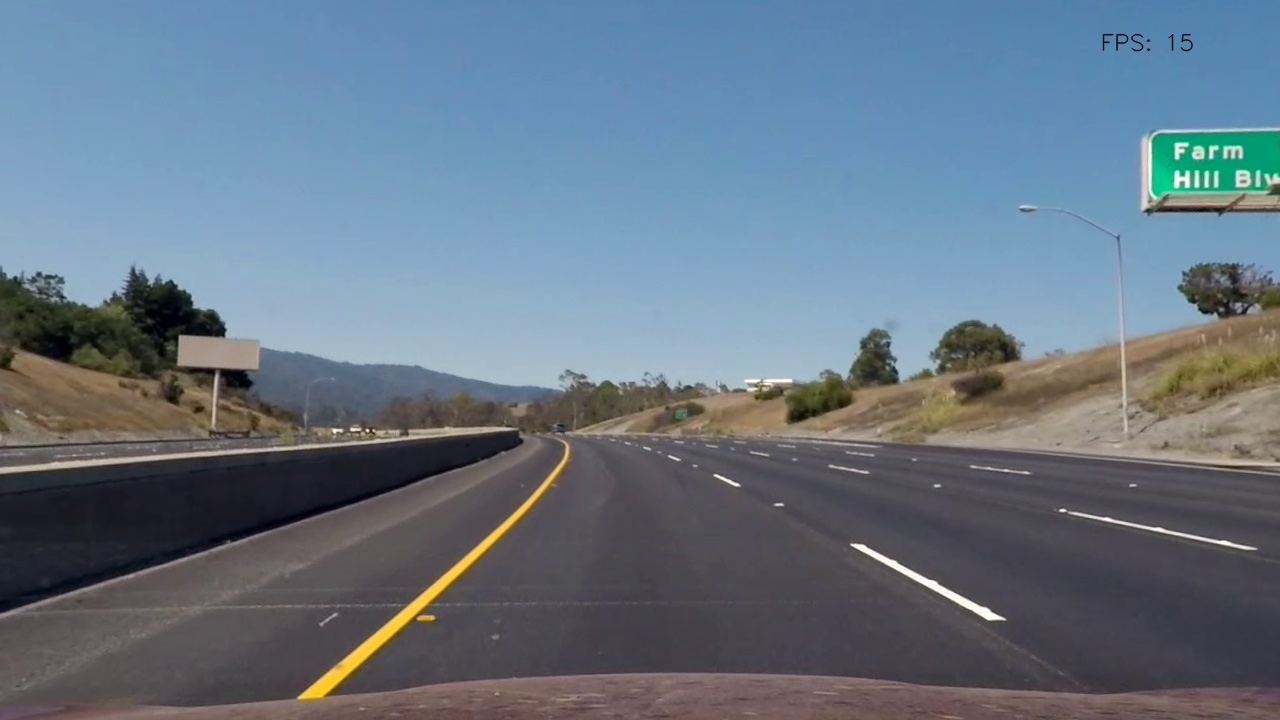
#> input picture assets/processes/source_frame.jpg, 1280 x 720 px, given in place of project_video.mp4, which was not available
$ python color_edge_thresh.py   (older library calls are emulated)
#> lines starting #> are read from the running program, lines starting #| are printed output that depends on the picture; after the words box and inside, x2 and y2 are one past the last pixel; in counts of white or black regions, pixels touching at a corner belong together; pictures that were not available may be replaced by others from this repository, and a replacement may not be noted
### src/LaneDetector/detection_utils.py
import cv2
import numpy as np
from time import time
from decimal import Decimal
import pickle
import os


def timeIt(func):
    # [6 lines left out: function wrapper, not called in this run]
    return wrapper


# [29 lines left out: functions updatePoints, drawRoIPoly, not called in this run]


# @timeIt
def getSatThreshMask(hlsImg, minThresh, maxThresh=255):
    """
    Creates a binary mask of the lane for the saturation channel (color thresholding)

    @param hlsImg: HLS image formate np.ndarray
    @param minThresh: the minimum theshold anything below is black
    @param maxThresh: the maximum theshold anything above is white
    """
    sChannel = hlsImg[:, :, 2]
    satMask = np.zeros_like(sChannel)
    satMask[(sChannel >= minThresh) & (sChannel <= maxThresh)] = 255
    return satMask


# @timeIt
def getGRThreshMask(bgrImg, minThresh, maxThresh=255):
    """
    Creates a binary mask of the lane for the green and the red channel

    @param bgrImg: (np.ndarray) BGR image
    @param minThresh: the minimum theshold anything below is black
    @param maxThresh: the maximum theshold anything above is white
    """
    g, r = bgrImg[:, :, 1], bgrImg[:, :, 2]
    grMask = np.zeros_like(r)
    grMask[((r >= minThresh) & (r <= maxThresh)) & (
        (g >= 1.125*minThresh) & (g <= maxThresh))] = 255
    return grMask


# @timeIt
def getHueThreshMask(hlsImg, minThresh, maxThresh=255):
    """
    Creates a binary mask of the lane for the hue channel (color thresholding)

    @param hlsImg: HLS image formate np.ndarray
    @param minThresh: the minimum theshold anything below is black
    @param maxThresh: the maximum theshold anything above is white
    """
    hChannel = hlsImg[:, :, 0]
    hueMask = np.zeros_like(hChannel)
    hueMask[(hChannel <= minThresh) & (hChannel >= 0)] = 255
    return hueMask


# @timeIt
def getSobelGrads(grayImg, axis="xy", K=9):
    """
    Creates a binary mask of the absolute edges Sobel gradients from a grayscale image

    @param grayImg: Gray image formate np.ndarray
    @param axis: the axis to extract gradients over
    @param K: Sobel kernel size
    """
    if axis == "x":
        xGrads = cv2.Sobel(grayImg, cv2.CV_64F, 1, 0, ksize=K)
        absXSobel = np.absolute(xGrads)
        return absXSobel
    elif axis == "y":
        yGrads = cv2.Sobel(grayImg, cv2.CV_64F, 0, 1, ksize=K)
        absYSobel = np.absolute(yGrads)
        return absYSobel
    elif axis == "xy":
        xGrads = cv2.Sobel(grayImg, cv2.CV_64F, 1, 0, ksize=K)
        yGrads = cv2.Sobel(grayImg, cv2.CV_64F, 0, 1, ksize=K)
        absXSobel = np.absolute(xGrads)
        absYSobel = np.absolute(yGrads)
        return absXSobel, absYSobel


# @timeIt
def getSobelMag(absGrads, minThresh, maxThresh):
    """"
    Applies gradient magnitude for the absGrads and returns binary edges mask

    @param absGrads: np.ndarray of the absolute gradients binary mask
    @param minThresh: the minimum theshold anything below is black
    @param maxThresh: the maximum theshold anything above is white
    """
    if isinstance(absGrads, (list, tuple, np.ndarray)) and len(absGrads) == 2:
        absXSobel, absYSobel = absGrads
        sobelMag = np.sqrt(np.square(absXSobel) + np.square(absYSobel))
        sobelMag = np.uint8(sobelMag * 255 / np.max(sobelMag))
        edgesMask = np.zeros_like(sobelMag)
        edgesMask[(sobelMag > minThresh) & (sobelMag < maxThresh)] = 255
        return edgesMask
    else:
        sobelMag = np.sqrt(np.square(absGrads[-1]))
        sobelMag = np.uint8(sobelMag * 255 / np.max(sobelMag))
        edgesMask = np.zeros_like(sobelMag)
        edgesMask[(sobelMag > minThresh) & (sobelMag < maxThresh)] = 255
        return edgesMask


# @timeIt
# [356 lines left out: functions getSobelDir, getLaneMask, getinitialCenters, fitLaneLines, getLanePoints, predictLaneLines and 11 more, not called in this run]

### src/LaneDetector/color_edge_thresh.py
import cv2
import pickle
import numpy as np
from glob import glob
import matplotlib.pyplot as plt
from detection_utils import getSatThreshMask, getGRThreshMask
from detection_utils import getHueThreshMask, getSobelGrads, getSobelMag


path = "./driving_datasets/"
videoPath = path + "project_video.mp4"

cap = cv2.VideoCapture(videoPath)
fps = int(cap.get(cv2.CAP_PROP_FPS))
width = int(cap.get(cv2.CAP_PROP_FRAME_WIDTH))
height = int(cap.get(cv2.CAP_PROP_FRAME_HEIGHT))

i = 0
key = None
points = []
while cap.isOpened() and key != ord('q'):
    key = cv2.waitKey(10)
#> (key q is pressed here)
    ret, img = cap.read()    # reads bgr frame
#> img is the input picture: shape (720, 1280, 3); mean B, G, R 132.1, 117.5, 102.5
    img = cv2.medianBlur(img, 5)
    hlsImg = cv2.cvtColor(img, cv2.COLOR_BGR2HLS)
#> hlsImg: shape (720, 1280, 3); mean of channels 0, 1, 2 94.3, 117.2, 58.2
    if ret:
        xGrads = getSobelGrads(img, "x", K=5)
        magMask = getSobelMag([xGrads], 33, 200)
        satMask = getSatThreshMask(hlsImg, 110)
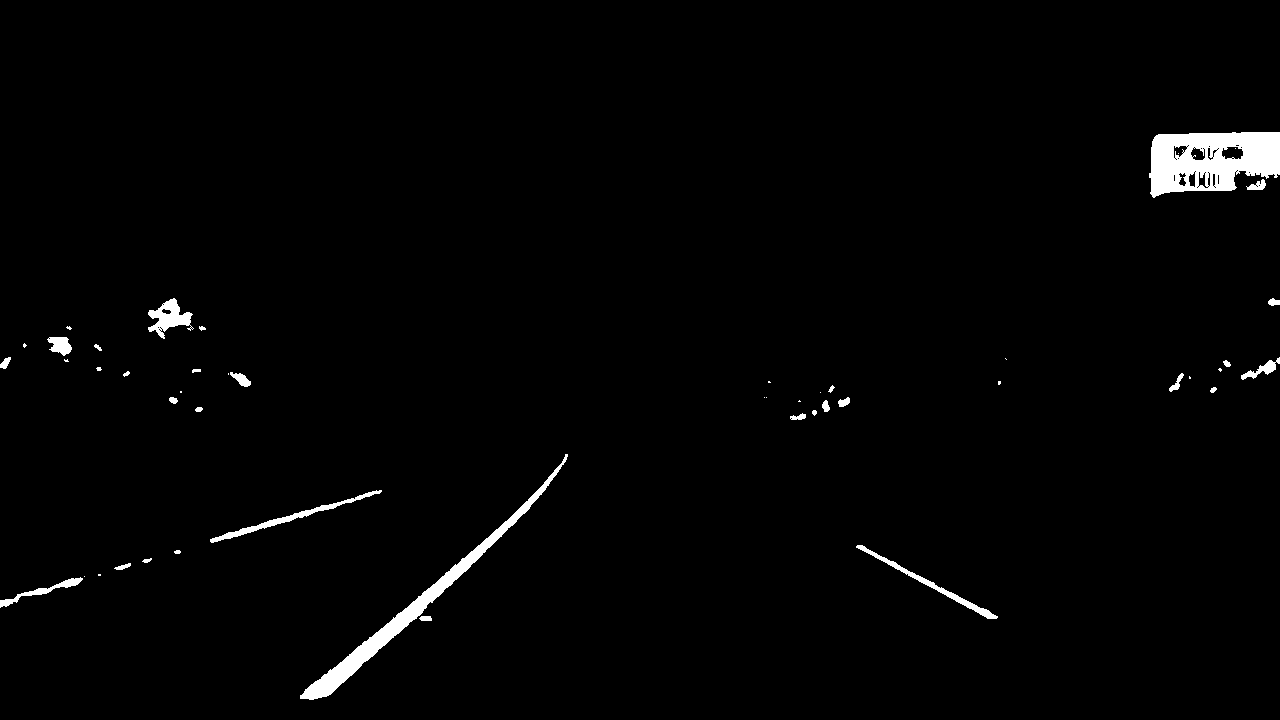
#> satMask: shape (720, 1280); 1.6% white; 49 white regions (19 under 20 px), largest, box (x1, y1, x2, y2) and area: (1149, 132, 1280, 198) 6107, (300, 454, 568, 700) 4151, (210, 490, 382, 543) 875
        grMask = getGRThreshMask(img, 200)
#> in getGRThreshMask, `g, r = bgrImg[:, :, 1], bgrImg[:, :, 2]`:
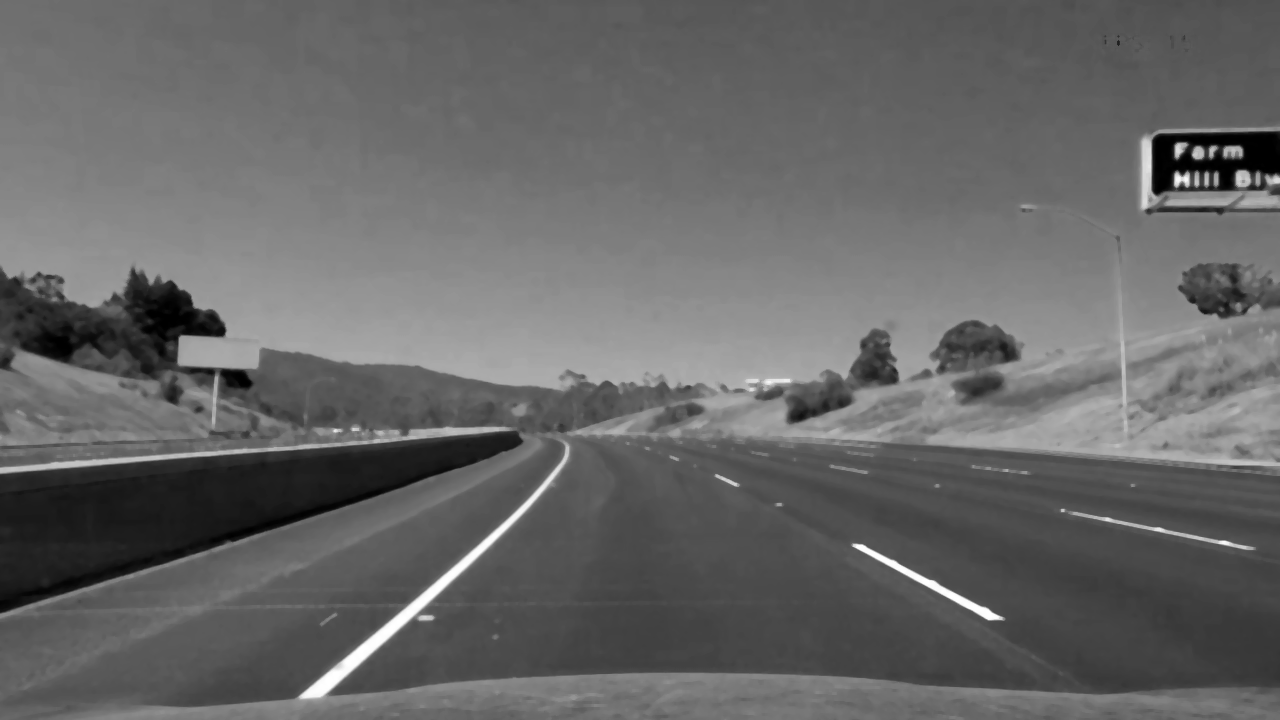
#> r: shape (720, 1280); min 0, max 255, mean 102.4
#> grMask: shape (720, 1280); 0.14% white; 10 white regions (4 under 20 px), largest, box (x1, y1, x2, y2) and area: (856, 545, 999, 620) 937, (1175, 174, 1189, 186) 105, (1148, 153, 1151, 185) 77, (766, 379, 790, 383) 73, (1176, 145, 1181, 154) 32, (1220, 541, 1229, 545) 28
        hueMask = getHueThreshMask(hlsImg, 30)
#> in getHueThreshMask, `hChannel = hlsImg[:, :, 0]`:
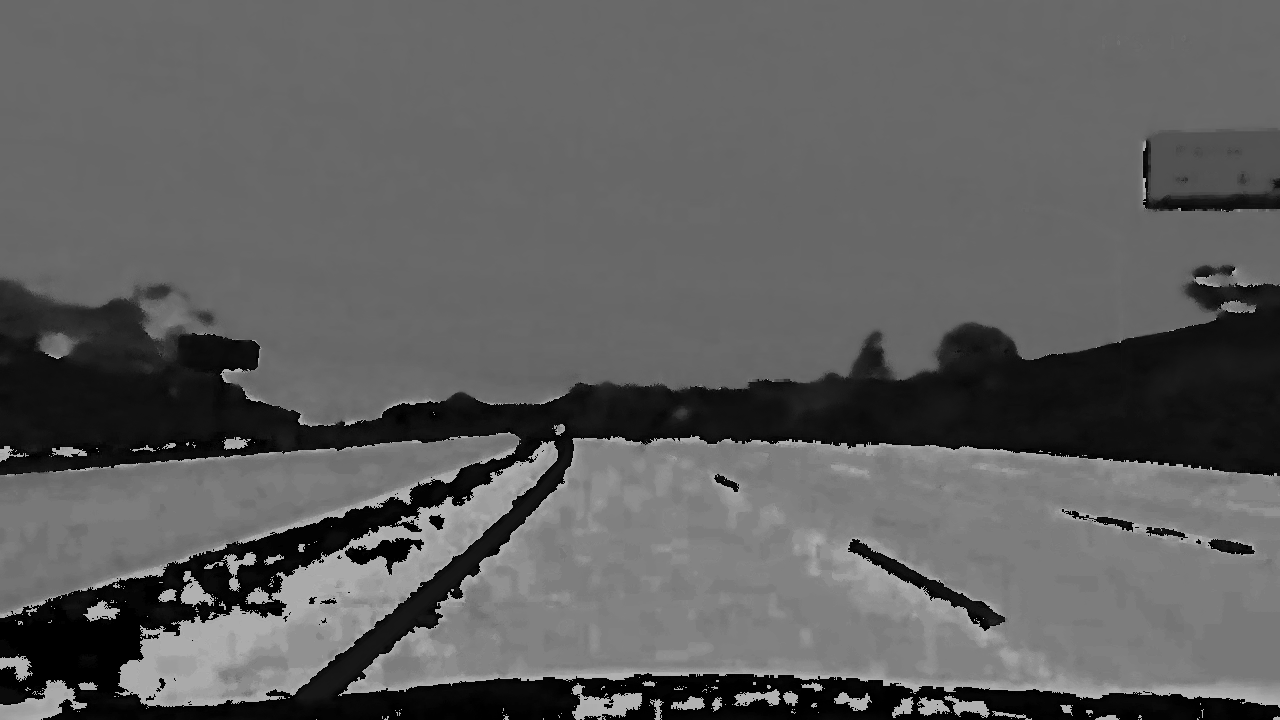
#> hChannel: shape (720, 1280); min 0, max 179, mean 94.3
#> hueMask: shape (720, 1280); 19.5% white; 119 white regions (99 under 20 px), largest, box (x1, y1, x2, y2) and area: (0, 282, 1280, 720) 172112, (848, 539, 1005, 631) 2339, (1143, 141, 1280, 212) 1678
        hsMask = cv2.bitwise_and(hueMask, satMask)
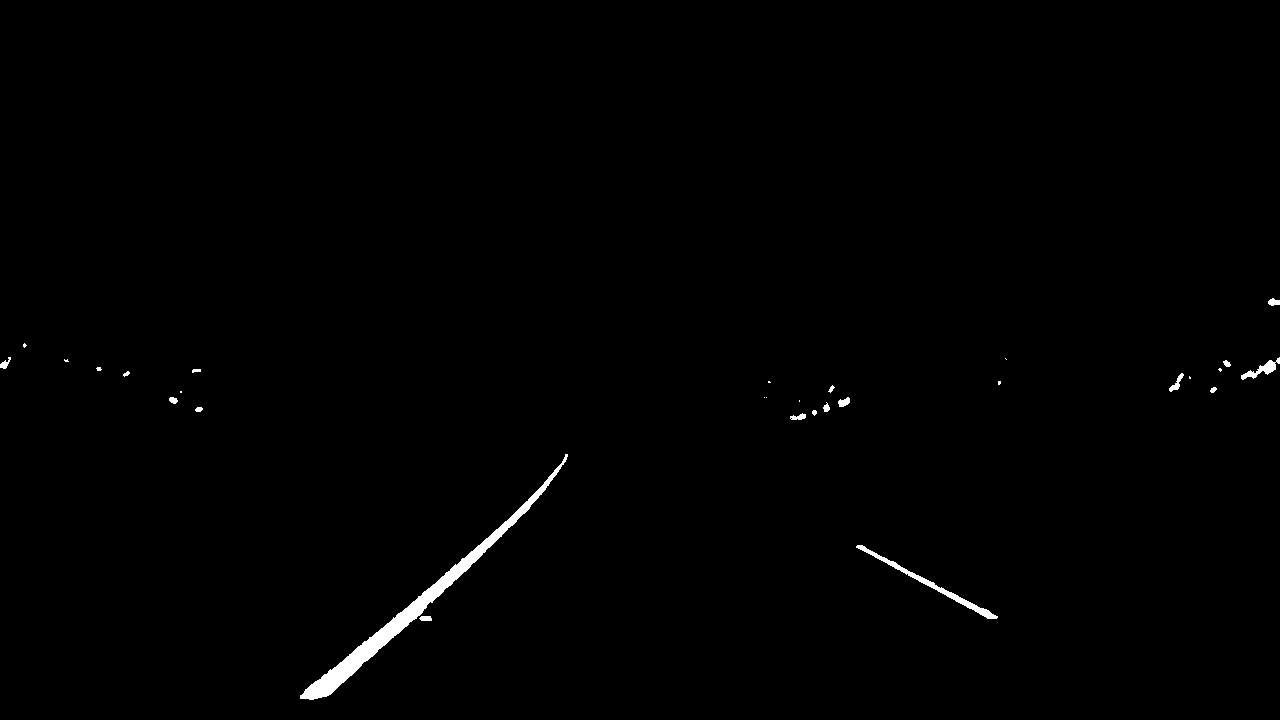
#> hsMask: shape (720, 1280); 0.66% white; 30 white regions (12 under 20 px), largest, box (x1, y1, x2, y2) and area: (300, 454, 568, 700) 4151, (856, 545, 998, 619) 810, (1241, 357, 1280, 380) 280
        lanesMask = np.zeros_like(grMask)
        lanesMask[(hsMask > 0) | (grMask > 0)] = 255
#> (the run stopped early here; a loop or call above may not have finished)

$ run again, on assets/processes/dimensions_frame.jpg
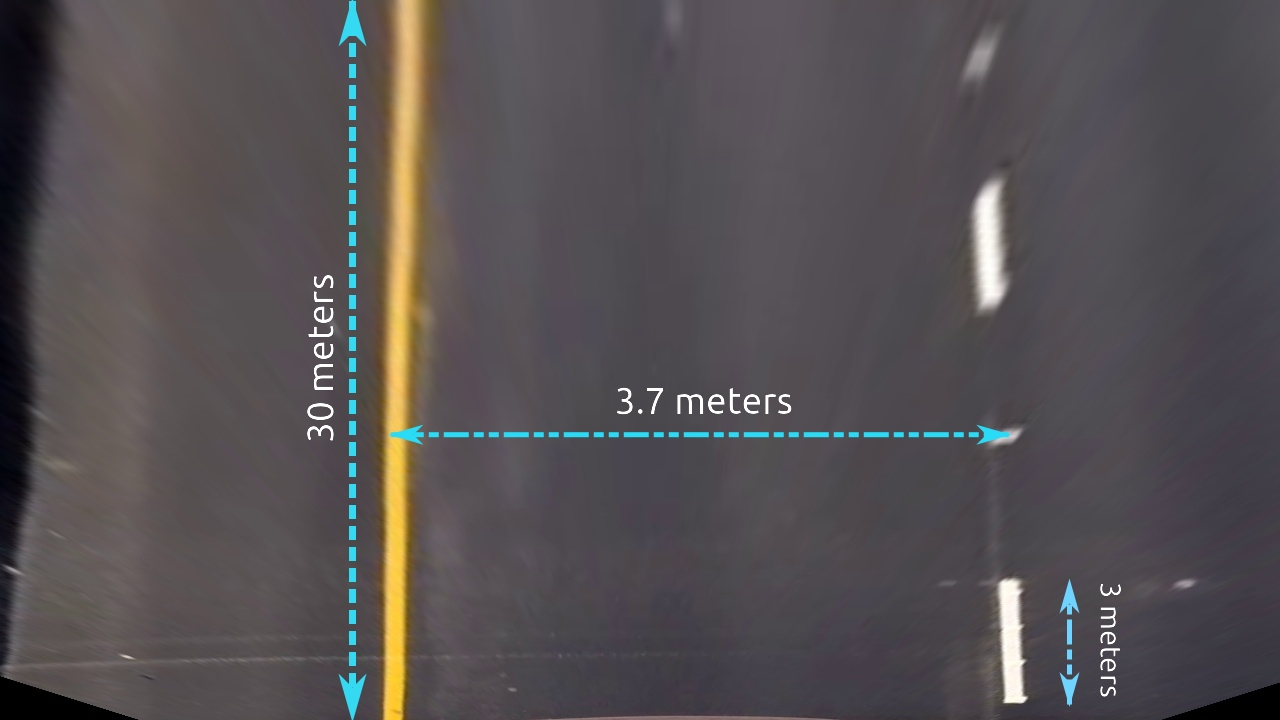
#> input picture assets/processes/dimensions_frame.jpg, 1280 x 720 px, given in place of project_video.mp4, which was not available
#> img is the input picture: shape (720, 1280, 3); mean B, G, R 82.3, 80.2, 85
#> hlsImg: shape (720, 1280, 3); mean of channels 0, 1, 2 119.2, 82, 19.1
#> `satMask = getSatThreshMask(hlsImg, 110)`:
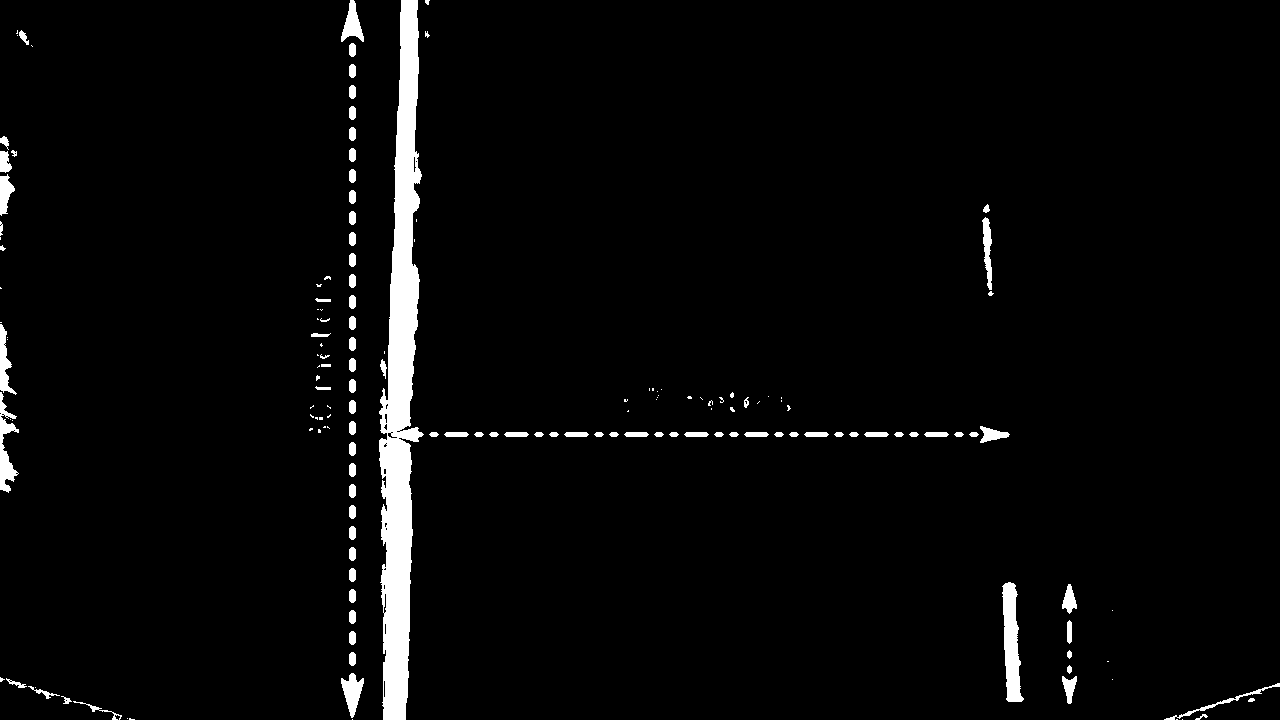
#> satMask: shape (720, 1280); 3.2% white; 160 white regions (65 under 20 px), largest, box (x1, y1, x2, y2) and area: (379, 0, 424, 720) 17577, (1002, 582, 1024, 702) 1622, (0, 392, 19, 493) 830
#> grMask: shape (720, 1280); 0.48% white; 51 white regions (26 under 20 px), largest, box (x1, y1, x2, y2) and area: (1001, 581, 1025, 702) 1881, (980, 194, 999, 300) 1433, (730, 391, 736, 413) 79
#> hueMask: shape (720, 1280); 18.7% white; 227 white regions (190 under 20 px), largest, box (x1, y1, x2, y2) and area: (0, 234, 289, 720) 67489, (291, 0, 464, 720) 54588, (54, 0, 267, 255) 29204
#> `hsMask = cv2.bitwise_and(hueMask, satMask)`:
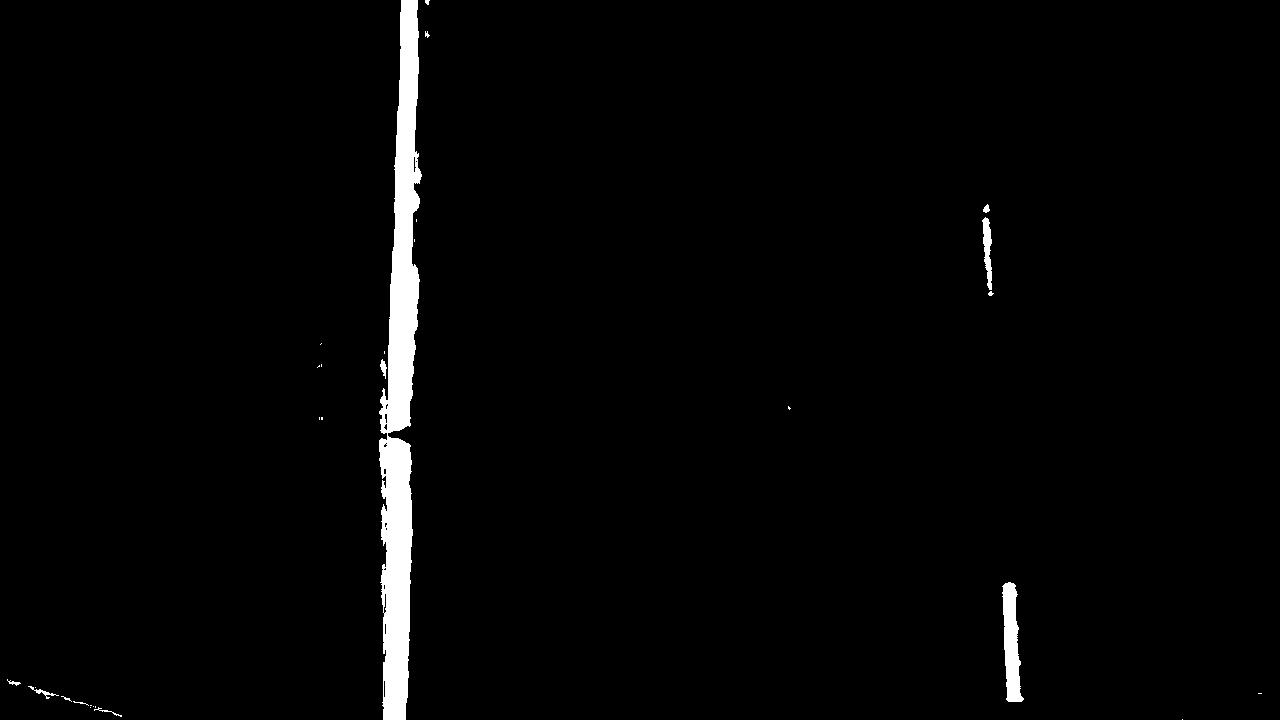
#> hsMask: shape (720, 1280); 2.1% white; 29 white regions (19 under 20 px), largest, box (x1, y1, x2, y2) and area: (379, 0, 422, 720) 17297, (1002, 582, 1024, 702) 1622, (982, 217, 992, 290) 431
